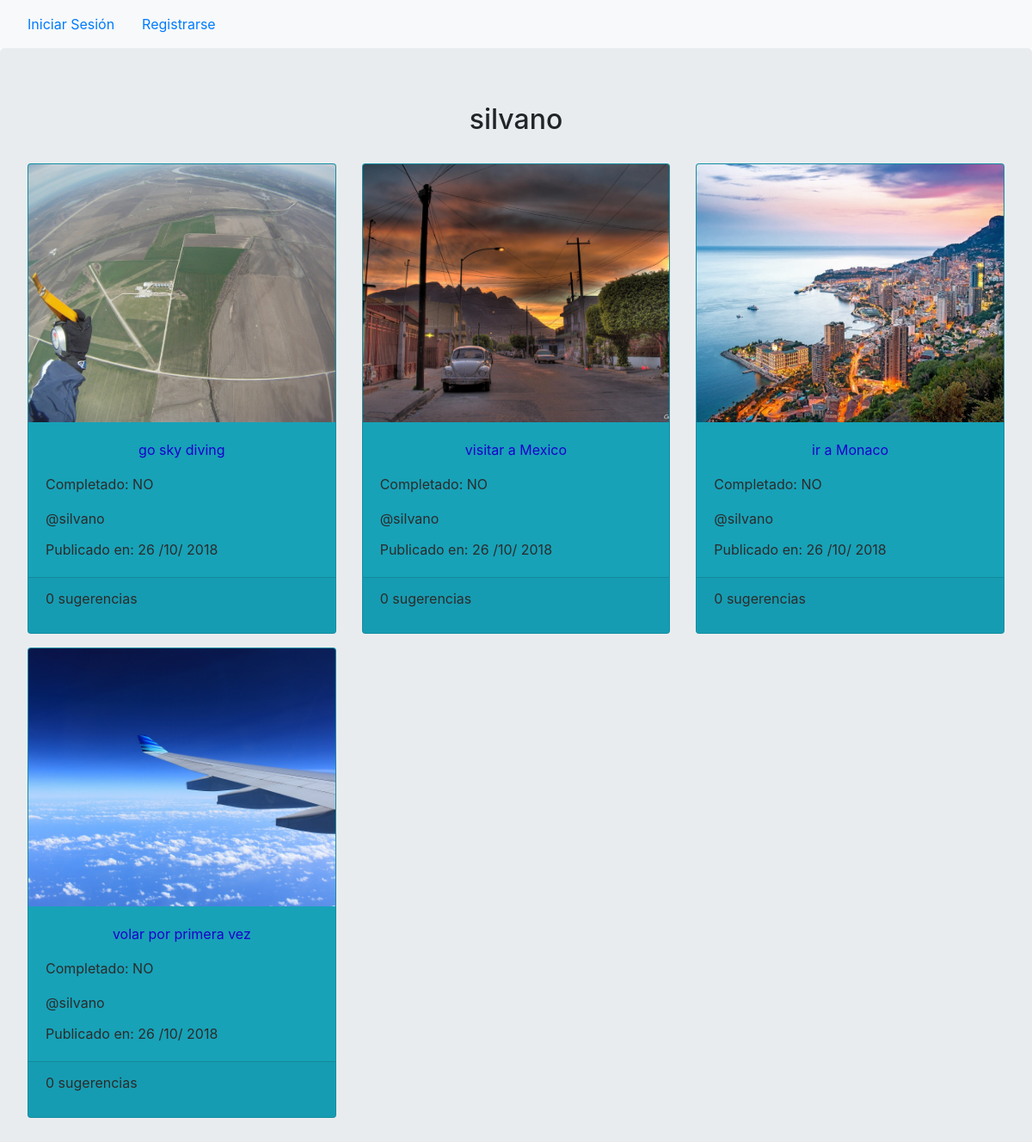
The page /todo/by/silvano/ on the database its author committed.
### todolist/models.py (models this page shows, shortened)
class Todo(models.Model):
    user = models.ForeignKey(User, related_name='wishes', on_delete=models.CASCADE)
    title = models.CharField(max_length=55)
    info = models.TextField(max_length=3000, blank=True)
    todo_pic = models.ImageField(upload_to='media', blank=True)
    complete = models.BooleanField(default=False)
    created_date = models.DateTimeField(default=timezone.now)
    class Meta:
        ordering = ['-created_date']

### todolist/views.py (the view)
# urls.py: url(r'^by/(?P<username>[-\w]+)/$', views.UserTodo.as_view(), name='for_user'),
class UserTodo(ListView, LoginRequiredMixin):
    context_object_name = 'todo_list'
    model = Todo
    template_name = 'todolist/user_todo_list.html'
    def get_queryset(self):
        try:
            self.todo_user = User.objects.prefetch_related('wishes').get(username__iexact=self.kwargs.get('username'))
        except User.DoesNotExist:
            raise Http404
        else:
            return self.todo_user.wishes.all()
    def get_context_data(self, **kwargs):
        context = super().get_context_data(**kwargs)
        context['todo_user'] = self.todo_user
        return context

### todolist/templates/todolist/user_todo_list.html (shortened to what this page needs)
<!DOCTYPE html>
{% extends "main.html" %}
{% block body_block %}
<div class="jumbotron">
{%  if todo_list %}
    <div class="d-flex justify-content-center">
        <h2>{{ todo_user }}</h2>
    </div>
    <br>
    <div class="row">
        {% for todo in todo_list %}
            <div class="col-md-4">
                <div class="card text-white bg-info mb-3">
                    {% if todo.todo_pic %}
                        <img class="card-img-top silvano" src="{{ todo.todo_pic.url }}" alt="Card image cap">
                    <div class="card-body">
                        <p class="text-center"><a href="{% url 'todo:single' username=todo.user.username pk=todo.id %}" style="color: #1A01CC">{{ todo.title }}</a></p>
                        {% if todo.complete %}
                            <p class="card-text" style="color: #2C2C2C">Completado: SI</p>
                        {% else %}
                             <p class="card-text" style="color: #2C2C2C">Completado: NO</p>
                        {% endif %}
                        <p class="card-title" style="color: #2C2C2C">@{{ todo.user.username }}</p>
                        <p class="card-text" style="color: #2C2C2C">Publicado en: {{todo.created_date|date:"d /m/ Y"}}</p>
                    </div>
                    <div class="card-footer text-muted">
                        <p style="color: #2C2C2C">{{ todo.suggestions.count }} sugerencia{{ todo.suggestions.count|pluralize }}</p>
                    </div>
                    {% endif %}
                </div>
            </div>
    {% if forloop.counter|divisibleby:"3" and not forloop.last %}
    </div>
    <div class="row">
    {% endif %}
        {% endfor %}
    </div>
{% else %}
    <div class="d-flex justify-content-center">
    <p>No Metas</p>
    </div>
{% endif %}
</div>
{% endblock %}

### accounts/static/css/main_style.css (style rules this page uses)
.silvano { width: 400px; height: 300px; object-fit: cover; }

### rows shown on the page
Todo: todo_pic (picture), title "go sky diving", complete "Completado: NO", user.username "silvano", created_date "26 /10/ 2018", suggestions.count "0"
Todo: todo_pic (picture), title "visitar a Mexico", complete "Completado: NO", user.username "silvano", created_date "26 /10/ 2018", suggestions.count "0"
Todo: todo_pic (picture), title "ir a Monaco", complete "Completado: NO", user.username "silvano", created_date "26 /10/ 2018", suggestions.count "0"
Todo: todo_pic (picture), title "volar por primera vez", complete "Completado: NO", user.username "silvano", created_date "26 /10/ 2018", suggestions.count "0"

### other values the page prints
{{ todo_user }} "silvano"
